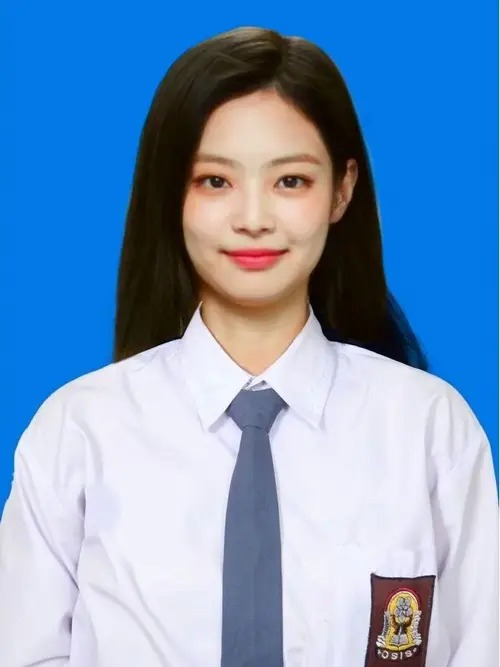
#> input picture Data/WhatsApp Image 2024-06-12 at 18.13.11_b524ea77.jpg, 500 x 667 px
$ python -i preproGambar.py   (imports and definitions only)
#> lines starting #> are read from the running program, lines starting #| are printed output that depends on the picture; after the words box and inside, x2 and y2 are one past the last pixel; in counts of white or black regions, pixels touching at a corner belong together
import cv2
import numpy as np

# Path ke file Haar Cascade
cascade_path = 'haarcascade_frontalface_default.xml'

# Muat Haar Cascade
face_cascade = cv2.CascadeClassifier(cascade_path)
eye_cascade = cv2.CascadeClassifier(cv2.data.haarcascades + 'haarcascade_eye.xml')

# Fungsi untuk mendeteksi warna kulit pada gambar
def skin_detection(image):
    # Konversi gambar ke ruang warna YCrCb
    ycrcb = cv2.cvtColor(image, cv2.COLOR_BGR2YCrCb)

    # Definisi batasan warna kulit dalam ruang YCrCb
    lower_skin = np.array([0, 133, 77], dtype=np.uint8)
    upper_skin = np.array([255, 173, 127], dtype=np.uint8)

    # Masking untuk mendapatkan area kulit
    mask = cv2.inRange(ycrcb, lower_skin, upper_skin)

    # Aplikasikan mask ke gambar asli
    skin = cv2.bitwise_and(image, image, mask=mask)

    return skin

def skin(image_path):
    # Muat gambar
    image = cv2.imread(image_path)
#> image is the input picture: shape (667, 500, 3); mean B, G, R 191.8, 153.4, 119.1

    # Ubah gambar ke dalam skala abu-abu
    gray = cv2.cvtColor(image, cv2.COLOR_BGR2GRAY)
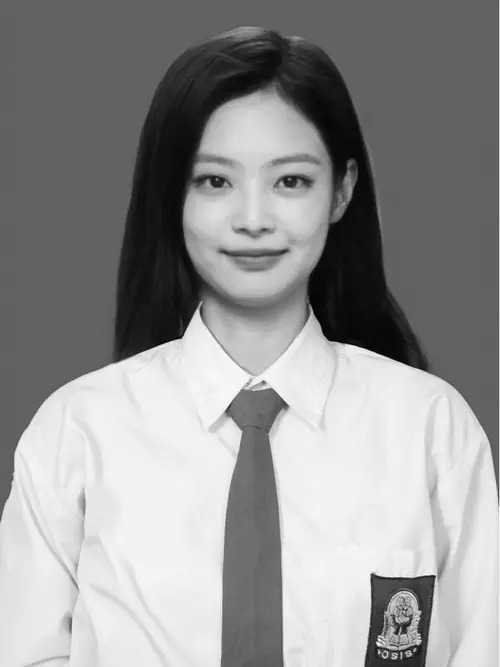
#> gray: shape (667, 500); min 0, max 254, mean 147.4

    # Deteksi wajah
    faces = face_cascade.detectMultiScale(gray, scaleFactor=1.1, minNeighbors=5, minSize=(30, 30))
#> faces = [[160, 108, 190, 190]]

    # Jika wajah ditemukan, ambil koordinat wajah pertama
    if len(faces) > 0:
        x, y, w, h = faces[0]
#> x = 160; y = 108; w = 190; h = 190

        # Gambar persegi di sekitar wajah pertama yang terdeteksi
        cv2.rectangle(image, (x, y), (x + w, y + h), (255, 0, 0), 2)
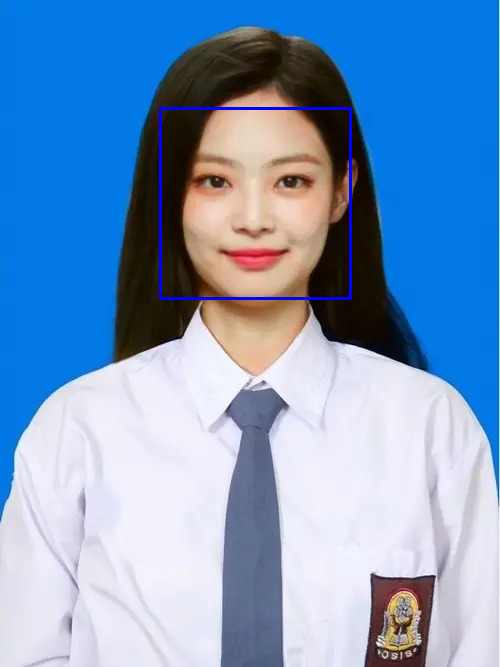
#> image: shape (667, 500, 3); 0.68% of pixels changed, all inside (x1, y1, x2, y2) = (159, 107, 352, 300)

        # Potong bagian wajah dari gambar asli
        face_image = image[y:y+h, x:x+w]
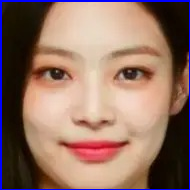
#> face_image: shape (190, 190, 3); mean B, G, R 101.6, 114.6, 146.7

        # Deteksi warna kulit pada bagian wajah
        skin_detected = skin_detection(face_image)
#> in skin_detection, `ycrcb = cv2.cvtColor(image, cv2.COLOR_BGR2YCrCb)`: ycrcb: shape (190, 190, 3); mean of channels 0, 1, 2 122.7, 145.1, 116
#> in skin_detection, `mask = cv2.inRange(ycrcb, lower_skin, upper_skin)`:
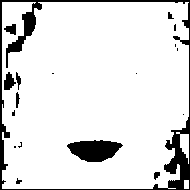
#> mask: shape (190, 190); 88.5% white; 18 black regions (9 under 20 px), largest, box (x1, y1, x2, y2) and area: (0, 0, 190, 190) 2830, (67, 140, 123, 162) 863, (4, 72, 16, 90) 136
#> in skin_detection, `skin = cv2.bitwise_and(image, image, mask=mask)`:
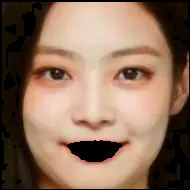
#> skin: shape (190, 190, 3); mean B, G, R 91.5, 112, 140.5

        # Hitung rata-rata warna kulit dalam representasi BGR
        avg_color_per_row = np.average(skin_detected, axis=0)
#> avg_color_per_row = 190 rows, first 8: [0, 0, 0], [0, 0, 0], [3.03, 13.87, 20.09], [2.57, 12.93, 18.95], [3.13, 15.08, 21.85], [2.84, 14.91, 21.65], [3.07, 13.53, 19.68], [2.89, 13.39, 19.51]
        avg_color = np.average(avg_color_per_row, axis=0)
#> avg_color = [91.48, 112, 140.5]

        # Konversi dari BGR ke RGB
        avg_color_rgb = avg_color[::-1].astype(int)  # BGR ke RGB
#> avg_color_rgb = [140, 111, 91]

        return avg_color_rgb

def eye(image_path):
    # Muat gambar
    image = cv2.imread(image_path)

    gray = cv2.cvtColor(image, cv2.COLOR_BGR2GRAY)

    # Lakukan deteksi mata
    eyes = eye_cascade.detectMultiScale(gray)

    # Jika ada mata yang terdeteksi, ambil mata pertama saja
    if len(eyes) > 0:
        (x, y, w, h) = eyes[0]  # Ambil koordinat kotak untuk mata pertama
        eye_roi = image[y:y+h, x:x+w]  # Ambil ROI (Region of Interest) mata

        # Ubah gambar mata menjadi grayscale
        eye_gray = cv2.cvtColor(eye_roi, cv2.COLOR_BGR2GRAY)

        # Thresholding gambar mata
        _, eye_thresh = cv2.threshold(eye_gray, 50, 255, cv2.THRESH_BINARY)

        # Temukan kontur dalam gambar mata
        contours, _ = cv2.findContours(eye_thresh, cv2.RETR_EXTERNAL, cv2.CHAIN_APPROX_SIMPLE)

        # Ambil kontur bola mata (kontur terbesar)
        if len(contours) > 0:
            eye_contour = max(contours, key=cv2.contourArea)

            # Hitung lingkaran yang melingkupi kontur bola mata
            ((cx, cy), radius) = cv2.minEnclosingCircle(eye_contour)
            center = (int(cx), int(cy))
            radius = int(radius)

            # Gambar lingkaran pada bola mata
            cv2.circle(eye_roi, center, radius, (0, 255, 0), 2)

            # Hitung rata-rata warna dalam lingkaran melingkupi bola mata
            eye_color_roi = eye_roi[int(cy)-radius:int(cy)+radius, int(cx)-radius:int(cx)+radius]
            eye_color_rgb = np.mean(eye_color_roi, axis=(0, 1)).astype(int)

    return eye_color_rgb

>>> result = skin('Data/WhatsApp Image 2024-06-12 at 18.13.11_b524ea77.jpg')
#> result = [140, 111, 91]

$ run again, on Data/WhatsApp Image 2024-06-12 at 20.39.32_15ac5b22.jpg
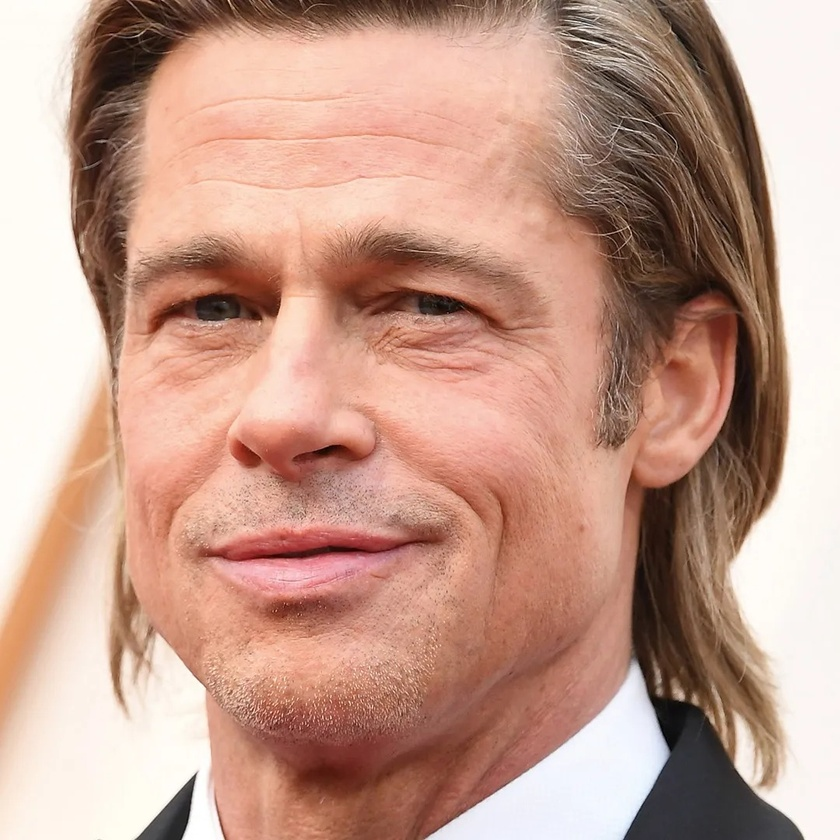
#> input picture Data/WhatsApp Image 2024-06-12 at 20.39.32_15ac5b22.jpg, 840 x 840 px, shrunk from 1080 x 1080 before the run
#> in skin, image is the input picture: shape (840, 840, 3); mean B, G, R 140, 156, 195.5
#> faces = [[45, 84, 565, 565]]
#> x = 45; y = 84; w = 565
#> image: shape (840, 840, 3); 0.96% of pixels changed, all inside (x1, y1, x2, y2) = (44, 83, 612, 651)
#> ycrcb: shape (565, 565, 3); mean of channels 0, 1, 2 168.1, 156.3, 110.4
#> in skin_detection, `mask = cv2.inRange(ycrcb, lower_skin, upper_skin)`:
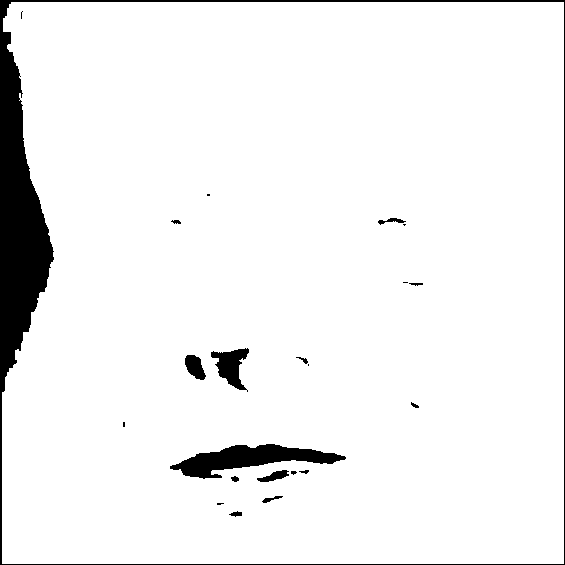
#> mask: shape (565, 565); 94.4% white; 22 black regions (8 under 20 px), largest, box (x1, y1, x2, y2) and area: (0, 0, 565, 565) 13108, (170, 444, 346, 479) 2822, (211, 348, 249, 392) 833
#> in skin_detection, `skin = cv2.bitwise_and(image, image, mask=mask)`:
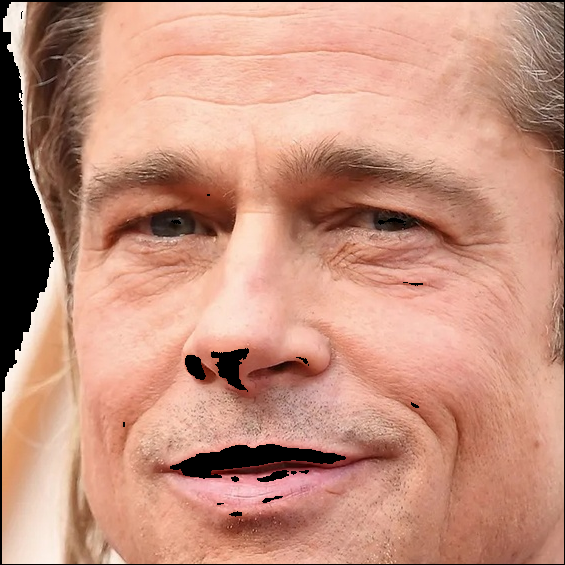
#> skin: shape (565, 565, 3); mean B, G, R 125.7, 145.1, 197.3
#> avg_color_per_row = 565 rows, first 8: [0, 0, 0], [0, 0, 0], [44.2, 54.68, 69.7], [49.8, 60.5, 75.79], [49.91, 60.74, 76.01], [56.48, 67.38, 83.13], [56.66, 67.73, 83.52], [63.1, 74.22, 90.61]
#> avg_color = [125.7, 145.1, 197.3]
#> avg_color_rgb = [197, 145, 125]
